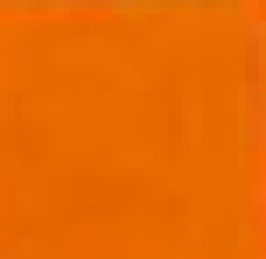
#> input picture Testing/pH-colors/6_8.png, 38 x 37 px (shown 7 times larger)
$ python ph-test.py
#> lines starting #> are read from the running program, lines starting #| are printed output that depends on the picture; long printed decimals are rounded
# DEPRECATED. pH scale is not linear.

import cv2
import numpy as np
print(cv2.__version__)

ph_start = 6.8
ph_end = 7.8

# classify each ph reading as RGB value

img = cv2.imread('pH-colors/6_8.png')
#> img is the input picture: shape (37, 38, 3); mean B, G, R 1.8, 104.4, 232

total_blue = 0
total_green = 0
total_red = 0
for i in range(0, len(img)):
    for j in range(0, len(img[i])):
#        print(img[i,j])
#        print(img[i,j][0])
        total_blue += img[i,j][0]
        total_green += img[i,j][1]
        total_red += img[i,j][2]
#> this loop made 37 passes
#> after the loop, total_blue = 2585; total_green = 146727; total_red = 326217

min_blue = total_blue / (len(img) * len(img))
#> min_blue = 1.89
min_green = total_green / (len(img) * len(img))
#> min_green = 107.2
min_red = total_red / (len(img) * len(img))
#> min_red = 238.3

print(min_red, min_green, min_blue)
#| 238.289 107.178 1.888

img = cv2.imread('pH-colors/7_8.png')
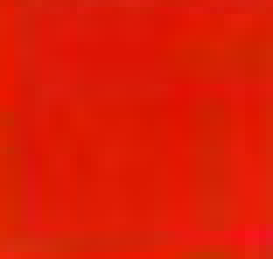
#> input picture Testing/pH-colors/7_8.png, 39 x 37 px (shown 7 times larger)
#> img is the input picture: shape (37, 39, 3); mean B, G, R 5.1, 27.9, 221.6

total_blue = 0
total_green = 0
total_red = 0
for i in range(0, len(img)):
    for j in range(0, len(img[i])):
#        print(img[i,j])
#        print(img[i,j][0])
        total_blue += img[i,j][0]
        total_green += img[i,j][1]
        total_red += img[i,j][2]
#> after the loop, total_blue = 7317; total_green = 40194; total_red = 319730

max_blue = total_blue / (len(img) * len(img))
#> max_blue = 5.34
max_green = total_green / (len(img) * len(img))
#> max_green = 29.36
max_red = total_red / (len(img) * len(img))
#> max_red = 233.6

print(max_red, max_green, max_blue)
#| 233.550 29.360 5.345

img_name = "7_2.png"# raw_input("Enter new image path or 'q' to quit: ")

delta_red = float(max_red - min_red)
#> delta_red = -4.74
delta_green = float(max_green - min_green)
#> delta_green = -77.82
delta_blue = float(max_blue - min_blue)
#> delta_blue = 3.46
print("Deltas", delta_red, delta_green, delta_blue)
#| Deltas -4.738 -77.818 3.457
total_delta = (delta_red) + (delta_green) + (delta_blue)
#> total_delta = -79.1

# weigh each color from delta
red_weight = abs(float(delta_red / total_delta))
#> red_weight = 0.0599
green_weight = abs(float(delta_green / total_delta))
#> green_weight = 0.984
blue_weight = abs(float(delta_blue / total_delta))
#> blue_weight = 0.0437
print(red_weight, green_weight, blue_weight)
#| 0.05991 0.9838 0.0437

ph_range = ph_end - ph_start

while (img_name != "q"):
    print(img_name)

    img = cv2.imread("pH-colors/" + img_name)
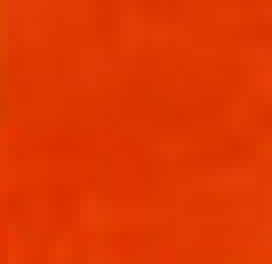
#> input picture Testing/pH-colors/7_2.png, 34 x 33 px (shown 8 times larger)
#> img is the input picture: shape (33, 34, 3); mean B, G, R 1.2, 56.8, 223.1

    total_blue = 0
    total_green = 0
    total_red = 0
    for i in range(0, len(img)):
        for j in range(0, len(img[i])):
    #        print(img[i,j])
    #        print(img[i,j][0])
            total_blue += img[i,j][0]
            total_green += img[i,j][1]
            total_red += img[i,j][2]
#> this loop made 33 passes
#> after the loop, total_blue = 1365; total_green = 63694; total_red = 250332

    blue = total_blue / (len(img) * len(img))
#> blue = 1.25
    green = total_green / (len(img) * len(img))
#> green = 58.49
    red = total_red / (len(img) * len(img))
#> red = 229.9

    print(red, green, blue)
#| 229.873 58.489 1.253

    # classify the pH
    dif_red = (max_red - red)
#> dif_red = 3.68
    dif_green = (max_green - green)
#> dif_green = -29.13
    dif_blue = (max_blue - blue)
#> dif_blue = 4.09
    print("Diffs", dif_red, dif_green, dif_blue)
#| Diffs 3.677 -29.128 4.091

    delta_ph = dif_red * red_weight + dif_green * green_weight + dif_blue * blue_weight
#> delta_ph = -28.26
    print("pH = " + str(ph_end + delta_ph))
#| pH = -20.457

    img_name = raw_input("Enter new image path or 'q' to quit: ")
#> the answer given: pH-colors/6_8.png
#> (the run stopped early here; a loop or call above may not have finished)
